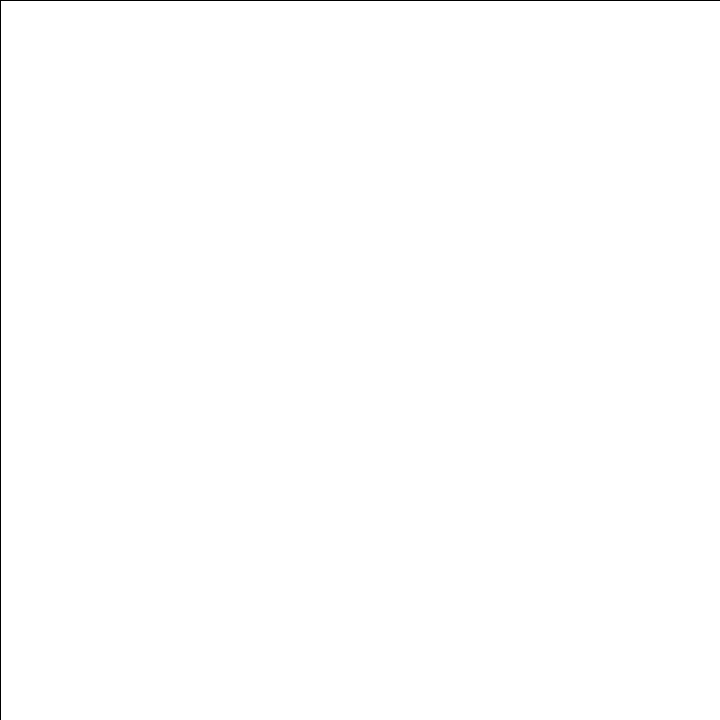
Frame 1 (no input)
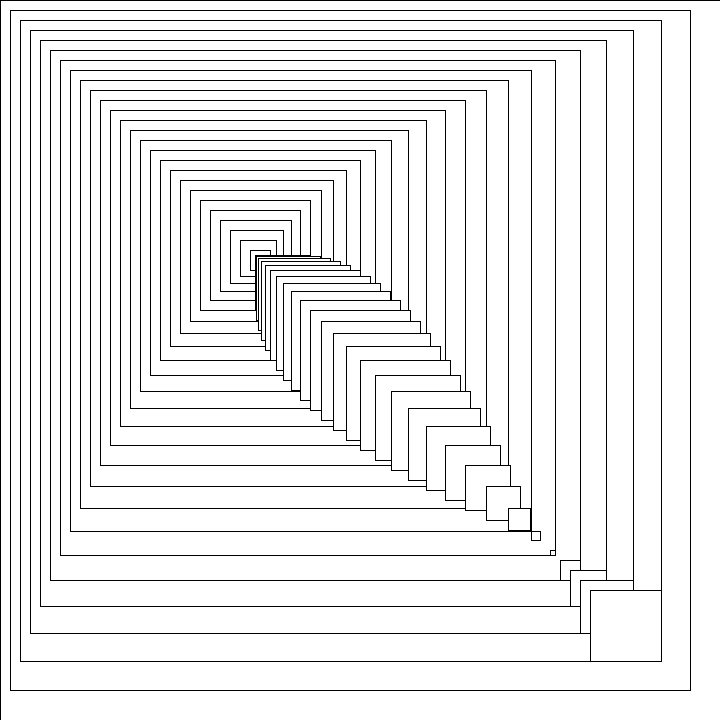
Frame 60 (the mouse pressed at the canvas centre just before this capture)
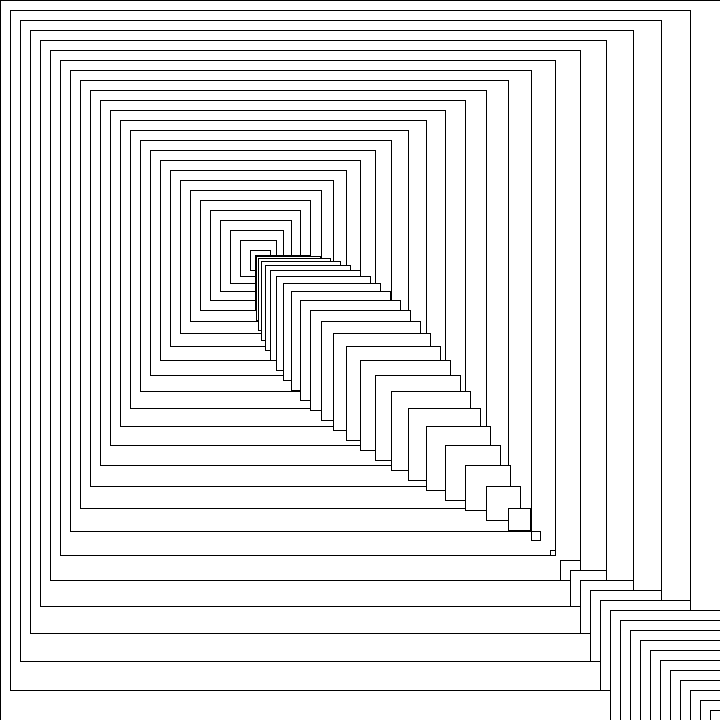
Frame 120 (the mouse held since frame 60 and released just before this capture)

The Processing sketch that drew these frames (run headless with seeded random() and noise(); from frame 60 on, the mouse is pressed at the canvas centre):

// Processing sketch: Broken
// ── Broken.pde
int x = 0;
int y = 0;
int dec = 0;
int inc = 40;

void setup() {
  size(720, 720);
  background(0);
}

void draw() {
  int size = width - dec;
  stroke(0);
  if (x <= width) {
    rect(x, y, size, size);
  }
  x = x + 10;
  y = y + 10;
  dec = dec + inc;
  inc = inc - 1;
}
